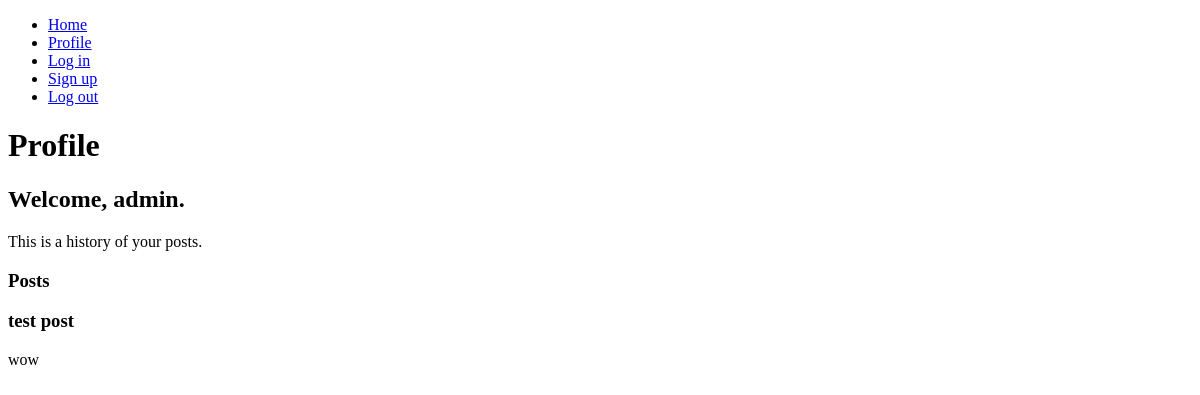
The app's page /reddit/profile/ (signed in), older data.
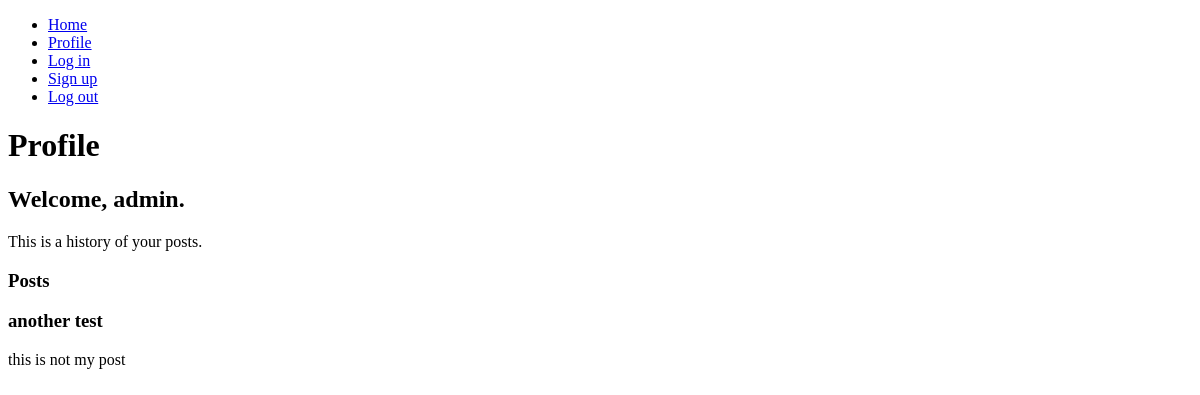
The same page, newer data.
### reddit_app/models.py (models this page shows, shortened)
class Post(models.Model):
    title = models.CharField(max_length=200)
    author = models.ForeignKey(User, on_delete=models.CASCADE)
    text = models.CharField(max_length=200)
    created_at = models.DateTimeField(auto_now_add=True)

### reddit_app/views.py (the view)
# urls.py: path("profile/", views.profile, name="profile"),
def profile(request):
    user = request.user
    posts = Post.objects.filter(author=user)
    context = {"posts": posts, "user": user}
    return render(request, "reddit_app/profile.html", context)

### templates/reddit_app/profile.html (shortened to what this page needs)
{% extends "base.html" %}
{% block content %}
<h1>Profile</h1>
<div>
    <h2>Welcome, {{user.username}}.</h2>
    <p>This is a history of your posts.</p>
    <div>
        <h3>Posts</h3>
        {% if posts.count %}
            {% for post in posts %}
                <h3>{{post.title}}</h3>
                <p>{{post.text}}</p>
            {% endfor %}
        {% else %}
            <p>You do not have any posts yet.</p>
        {% endif %}
    </div>
{% endblock content %}

### templates/base.html (shortened to what this page needs)
<!DOCTYPE html>
<html lang="en">
    <head>
    </head>
    <body>
        <header>
            <nav>
                <ul>
                    <li>
                        <a href="{% url 'reddit_app:index' %}">Home</a>
                    </li>
                    <li>
                        <a href="{% url 'reddit_app:profile' %}">Profile</a>
                    </li>
                    <li>
                        <a href="{% url 'user_app:login' %}">Log in</a>
                    </li>
                    <li>
                        <a href="{% url 'user_app:signup' %}">Sign up</a>
                    </li>
                    <li>
                        <a href="{% url 'user_app:logout' %}">Log out</a>
                    </li>
                </ul>
            </nav>
        </header>
        <main>
            {% block content %}{% endblock content %}
        </main>
    </body>
</html>

Row changes from the older to the newer data that the page shows:
removed Post: title "test post", text "wow"
added Post: title "another test", text "this is not my post"
